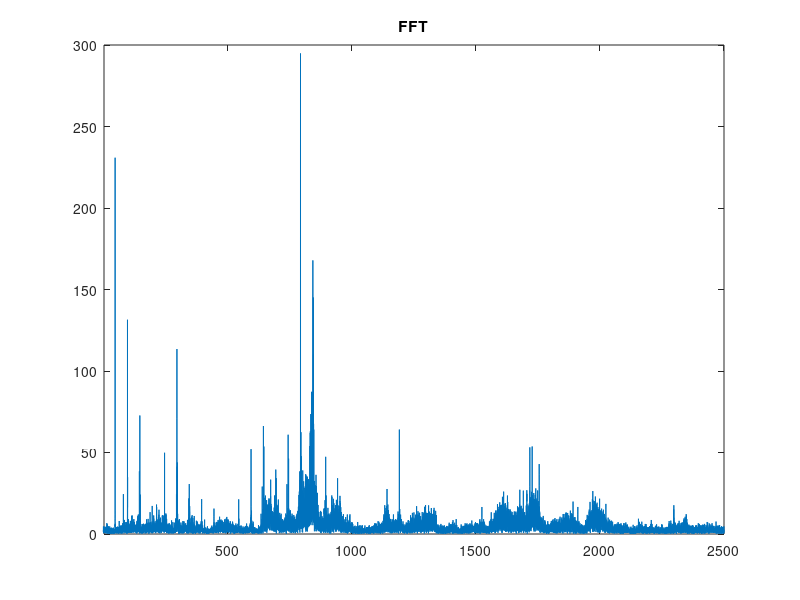

Here is the MATLAB script that generated this plot:
clc;
clear;
%% señal
%frecuencia muestreo:
Fs = 5000;
%periodo de muestreo:
Ts = 1/Fs;
%muestra:
N = 32768;
%vector tiempo:
%t = (0:N-1).*Ts;
%datos pre-fft
m = importdata('28_jun.csv');
%convertirlo a array para poder hacer fft
%t = table2array(m); 
%graficar la señal junto a fft
%subplot(2,1,1),plot(t,m),title('señal'),xlabel('t(ms)'),ylabel('y(t)'),ylim([-5000 5000]);
%% frecuencia
Y = fft(m);
P1 = 2.*(abs(Y(1:N/2)/N));
%frecuency array
f = Fs.*(0:(N/2)-1)./N;
%grafico FFT
plot(f,P1),title('FFT'),xlim([5 2500]);
%graficar fft junto a señal
%subplot(2,1,2),plot(f,P1),title('FFT'),xlabel('Frecuency (Hz)'),ylabel('A (f)'),xlim([5 8300]),ylim([0 120]);
